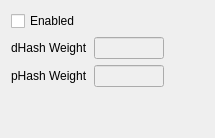
       <widget class="QWidget" name="tab_Hash">
        <attribute name="title">
         <string>Perceptual Hash</string>
        </attribute>
        <layout class="QGridLayout" name="gridLayout_18">
         <item row="0" column="0">
          <layout class="QGridLayout" name="gridLayout_17">
           <item row="1" column="0">
            <widget class="QLabel" name="label_26">
             <property name="text">
              <string>dHash Weight</string>
             </property>
            </widget>
           </item>
           <item row="3" column="0">
            <spacer name="verticalSpacer_4">
             <property name="orientation">
              <enum>Qt::Vertical</enum>
             </property>
             <property name="sizeHint" stdset="0">
              <size>
               <width>20</width>
               <height>40</height>
              </size>
             </property>
            </spacer>
           </item>
           <item row="2" column="1">
            <widget class="QLineEdit" name="lineEdit_19">
             <property name="enabled">
              <bool>false</bool>
             </property>
             <property name="sizePolicy">
              <sizepolicy hsizetype="Fixed" vsizetype="Fixed">
               <horstretch>0</horstretch>
               <verstretch>0</verstretch>
              </sizepolicy>
             </property>
             <property name="minimumSize">
              <size>
               <width>70</width>
               <height>22</height>
              </size>
             </property>
             <property name="maximumSize">
              <size>
               <width>50</width>
               <height>22</height>
              </size>
             </property>
             <property name="maxLength">
              <number>7</number>
             </property>
             <property name="placeholderText">
              <string/>
             </property>
            </widget>
           </item>
           <item row="2" column="0">
            <widget class="QLabel" name="label_27">
             <property name="text">
              <string>pHash Weight</string>
             </property>
            </widget>
           </item>
           <item row="1" column="2">
            <spacer name="horizontalSpacer_3">
             <property name="orientation">
              <enum>Qt::Horizontal</enum>
             </property>
             <property name="sizeHint" stdset="0">
              <size>
               <width>40</width>
               <height>20</height>
              </size>
             </property>
            </spacer>
           </item>
           <item row="1" column="1">
            <widget class="QLineEdit" name="lineEdit_18">
             <property name="enabled">
              <bool>false</bool>
             </property>
             <property name="sizePolicy">
              <sizepolicy hsizetype="Fixed" vsizetype="Fixed">
               <horstretch>0</horstretch>
               <verstretch>0</verstretch>
              </sizepolicy>
             </property>
             <property name="minimumSize">
              <size>
               <width>70</width>
               <height>22</height>
              </size>
             </property>
             <property name="maximumSize">
              <size>
               <width>50</width>
               <height>22</height>
              </size>
             </property>
             <property name="maxLength">
              <number>7</number>
             </property>
             <property name="placeholderText">
              <string/>
             </property>
            </widget>
           </item>
           <item row="0" column="0">
            <widget class="QCheckBox" name="checkBox_sortHash">
             <property name="text">
              <string>Enabled</string>
             </property>
            </widget>
           </item>
          </layout>
         </item>
        </layout>
       </widget>
